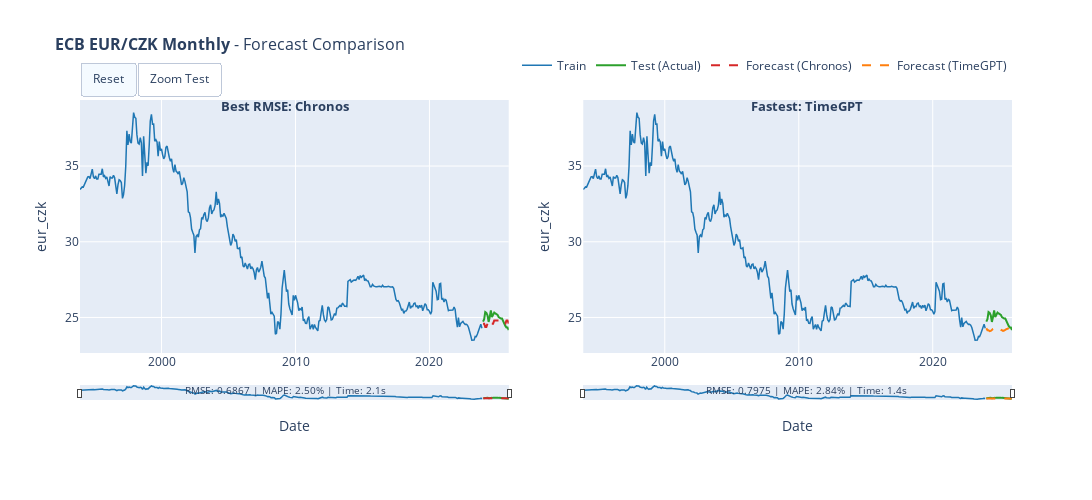

The notebook cell this image was saved under:
### Code cell
# 10. Interactive Visualization (Plotly)

def create_interactive_forecast_plot(train_series, test_series, predictions_dict, dataset_name, target_column=None):
    """Create interactive forecast comparison plot."""
    n_plots = len([k for k in ['best_rmse', 'fastest'] if predictions_dict.get(k)])
    if n_plots == 0:
        print("No predictions to display.")
        return None
    
    same_model = predictions_dict.get('best_rmse', {}).get('model') == predictions_dict.get('fastest', {}).get('model')
    if same_model:
        n_plots = 1
    
    # Create subplot titles with model names
    best_model = predictions_dict.get('best_rmse', {}).get('model', '')
    fast_model = predictions_dict.get('fastest', {}).get('model', '')
    
    subplot_titles = []
    if 'best_rmse' in predictions_dict:
        subplot_titles.append(f"<b>🏆 Best RMSE:</b> {best_model}")
    if not same_model and 'fastest' in predictions_dict:
        subplot_titles.append(f"<b>⚡ Fastest:</b> {fast_model}")
    
    fig = make_subplots(rows=1, cols=n_plots,
        horizontal_spacing=0.08)
    
    colors = {'train': '#1f77b4', 'test': '#2ca02c', 'pred1': '#d62728', 'pred2': '#ff7f0e'}
    
    def add_traces(pred_key, col, show_legend=True, show_forecast_legend_only=False):
        if pred_key not in predictions_dict:
            return
        pred_info = predictions_dict[pred_key]
        pred = pred_info['prediction']
        
        fig.add_trace(go.Scatter(x=train_series.time_index, y=train_series.values().flatten(),
            mode='lines', name='Train', line=dict(color=colors['train'], width=1.5),
            showlegend=show_legend and not show_forecast_legend_only, hovertemplate='<b>Train</b><br>Date: %{x}<br>Value: %{y:.4f}<extra></extra>'), row=1, col=col)
        
        fig.add_trace(go.Scatter(x=test_series.time_index, y=test_series.values().flatten(),
            mode='lines', name='Test (Actual)', line=dict(color=colors['test'], width=2),
            showlegend=show_legend and not show_forecast_legend_only, hovertemplate='<b>Actual</b><br>Date: %{x}<br>Value: %{y:.4f}<extra></extra>'), row=1, col=col)
        
        pred_color = colors['pred1'] if col == 1 else colors['pred2']
        fig.add_trace(go.Scatter(x=pred.time_index, y=pred.values().flatten(),
            mode='lines', name=f'Forecast ({pred_info["model"]})', line=dict(color=pred_color, width=2, dash='dash'),
            showlegend=show_legend, hovertemplate=f'<b>{pred_info["model"]}</b><br>Date: %{{x}}<br>Pred: %{{y:.4f}}<extra></extra>'), row=1, col=col)
    
    if 'best_rmse' in predictions_dict:
        add_traces('best_rmse', 1, show_legend=True)
    if not same_model and 'fastest' in predictions_dict:
        add_traces('fastest', 2, show_legend=True, show_forecast_legend_only=True)  # Only show forecast legend
    
    fig.update_layout(
        title=dict(text=f'<b>{dataset_name}</b> - Forecast Comparison', font=dict(size=16)),
        width=1700, height=500, hovermode='x unified',
        legend=dict(orientation='h', yanchor='bottom', y=1.08, xanchor='right', x=1),
        xaxis=dict(rangeslider=dict(visible=True, thickness=0.05), type='date', title='Date'),
        yaxis=dict(title=target_column if target_column else 'Value'))
    
    if n_plots == 2:
        fig.update_xaxes(rangeslider=dict(visible=True, thickness=0.05), type='date', title='Date', row=1, col=2)
        fig.update_yaxes(title=target_column if target_column else 'Value', row=1, col=2)
    
    annotations = []
    # Add subplot titles as annotations (more visible than subplot_titles)
    if 'best_rmse' in predictions_dict:
        info = predictions_dict['best_rmse']
        # Title above left graph
        annotations.append(dict(x=0.22 if n_plots == 2 else 0.5, y=1.02, xref='paper', yref='paper',
            text=f"<b>Best RMSE: {info['model']}</b>", showarrow=False, font=dict(size=13), xanchor='center'))
        # Metrics below left graph
        annotations.append(dict(x=0.22 if n_plots == 2 else 0.5, y=-0.18, xref='paper', yref='paper',
            text=f"RMSE: {info['rmse']:.4f} | MAPE: {info['mape']:.2f}% | Time: {info['tuning_time']:.1f}s", showarrow=False, font=dict(size=10), xanchor='center'))
    if not same_model and 'fastest' in predictions_dict:
        info = predictions_dict['fastest']
        # Title above right graph
        annotations.append(dict(x=0.78, y=1.02, xref='paper', yref='paper',
            text=f"<b>Fastest: {info['model']}</b>", showarrow=False, font=dict(size=13), xanchor='center'))
        # Metrics below right graph
        annotations.append(dict(x=0.78, y=-0.18, xref='paper', yref='paper',
            text=f"RMSE: {info['rmse']:.4f} | MAPE: {info['mape']:.2f}% | Time: {info['tuning_time']:.1f}s", showarrow=False, font=dict(size=10), xanchor='center'))
    
    fig.update_layout(annotations=annotations, margin=dict(b=100),
        updatemenus=[dict(type="buttons", direction="left", x=0.0, xanchor="left", y=1.15, yanchor="top",
            buttons=[dict(args=[{"xaxis.autorange": True, "xaxis2.autorange": True}], label="Reset", method="relayout"),
                     dict(args=[{"xaxis.range": [test_series.start_time(), test_series.end_time()],
                                "xaxis2.range": [test_series.start_time(), test_series.end_time()]}], 
                          label="Zoom Test", method="relayout")])])
    return fig

if 'final_predictions' in dir() and final_predictions:
    fig = create_interactive_forecast_plot(train, test, final_predictions, DATASET_CONFIG['name'], 
                                           target_column=DATASET_CONFIG['target_column'])
    if fig:
        fig.show()

### Figure 1 — Plotly figure (JSON) as saved in the notebook; plotly's stock layout.template omitted (floating-point values rounded to 4 significant figures; data arrays with more than 128 entries replaced by an {"elided": "..."} marker saying what was removed)
{"data": [{"hovertemplate": "<b>Train</b><br>Date: %{x}<br>Value: %{y:.4f}<extra></extra>", "line": {"color": "#1f77b4", "width": 1.5}, "mode": "lines", "name": "Train", "showlegend": true, "type": "scatter", "x": {"elided": "361 str values"}, "xaxis": "x", "y": {"elided": "361 float values"}, "yaxis": "y"}, {"hovertemplate": "<b>Actual</b><br>Date: %{x}<br>Value: %{y:.4f}<extra></extra>", "line": {"color": "#2ca02c", "width": 2}, "mode": "lines", "name": "Test (Actual)", "showlegend": true, "type": "scatter", "x": ["2024-01-01T00:00:00.000000000", "2024-02-01T00:00:00.000000000", "2024-03-01T00:00:00.000000000", "2024-04-01T00:00:00.000000000", "2024-05-01T00:00:00.000000000", "2024-06-01T00:00:00.000000000", "2024-07-01T00:00:00.000000000", "2024-08-01T00:00:00.000000000", "2024-09-01T00:00:00.000000000", "2024-10-01T00:00:00.000000000", "2024-11-01T00:00:00.000000000", "2024-12-01T00:00:00.000000000", "2025-01-01T00:00:00.000000000", "2025-02-01T00:00:00.000000000", "2025-03-01T00:00:00.000000000", "2025-04-01T00:00:00.000000000", "2025-05-01T00:00:00.000000000", "2025-06-01T00:00:00.000000000", "2025-07-01T00:00:00.000000000", "2025-08-01T00:00:00.000000000", "2025-09-01T00:00:00.000000000", "2025-10-01T00:00:00.000000000", "2025-11-01T00:00:00.000000000", "2025-12-01T00:00:00.000000000"], "xaxis": "x", "y": [24.73, 24.89, 25.36, 25.31, 25.15, 24.7, 25.03, 25.46, 25.03, 25.18, 25.33, 25.26, 25.18, 25.17, 25.02, 24.97, 24.93, 24.93, 24.75, 24.57, 24.44, 24.34, 24.33, 24.17], "yaxis": "y"}, {"hovertemplate": "<b>Chronos</b><br>Date: %{x}<br>Pred: %{y:.4f}<extra></extra>", "line": {"color": "#d62728", "dash": "dash", "width": 2}, "mode": "lines", "name": "Forecast (Chronos)", "showlegend": true, "type": "scatter", "x": ["2024-01-01T00:00:00.000000000", "2024-02-01T00:00:00.000000000", "2024-03-01T00:00:00.000000000", "2024-04-01T00:00:00.000000000", "2024-05-01T00:00:00.000000000", "2024-06-01T00:00:00.000000000", "2024-07-01T00:00:00.000000000", "2024-08-01T00:00:00.000000000", "2024-09-01T00:00:00.000000000", "2024-10-01T00:00:00.000000000", "2024-11-01T00:00:00.000000000", "2024-12-01T00:00:00.000000000", "2025-01-01T00:00:00.000000000", "2025-02-01T00:00:00.000000000", "2025-03-01T00:00:00.000000000", "2025-04-01T00:00:00.000000000", "2025-05-01T00:00:00.000000000", "2025-06-01T00:00:00.000000000", "2025-07-01T00:00:00.000000000", "2025-08-01T00:00:00.000000000", "2025-09-01T00:00:00.000000000", "2025-10-01T00:00:00.000000000", "2025-11-01T00:00:00.000000000", "2025-12-01T00:00:00.000000000"], "xaxis": "x", "y": [24.59, 24.59, 24.38, 24.38, 24.59, 24.38, 24.59, 24.59, 24.59, 24.59, 24.81, 24.81, 24.81, 24.81, 24.81, 24.81, 24.81, 24.81, 24.59, 24.59, 24.59, 24.81, 24.81, 24.59], "yaxis": "y"}, {"hovertemplate": "<b>Train</b><br>Date: %{x}<br>Value: %{y:.4f}<extra></extra>", "line": {"color": "#1f77b4", "width": 1.5}, "mode": "lines", "name": "Train", "showlegend": false, "type": "scatter", "x": {"elided": "361 str values"}, "xaxis": "x2", "y": {"elided": "361 float values"}, "yaxis": "y2"}, {"hovertemplate": "<b>Actual</b><br>Date: %{x}<br>Value: %{y:.4f}<extra></extra>", "line": {"color": "#2ca02c", "width": 2}, "mode": "lines", "name": "Test (Actual)", "showlegend": false, "type": "scatter", "x": ["2024-01-01T00:00:00.000000000", "2024-02-01T00:00:00.000000000", "2024-03-01T00:00:00.000000000", "2024-04-01T00:00:00.000000000", "2024-05-01T00:00:00.000000000", "2024-06-01T00:00:00.000000000", "2024-07-01T00:00:00.000000000", "2024-08-01T00:00:00.000000000", "2024-09-01T00:00:00.000000000", "2024-10-01T00:00:00.000000000", "2024-11-01T00:00:00.000000000", "2024-12-01T00:00:00.000000000", "2025-01-01T00:00:00.000000000", "2025-02-01T00:00:00.000000000", "2025-03-01T00:00:00.000000000", "2025-04-01T00:00:00.000000000", "2025-05-01T00:00:00.000000000", "2025-06-01T00:00:00.000000000", "2025-07-01T00:00:00.000000000", "2025-08-01T00:00:00.000000000", "2025-09-01T00:00:00.000000000", "2025-10-01T00:00:00.000000000", "2025-11-01T00:00:00.000000000", "2025-12-01T00:00:00.000000000"], "xaxis": "x2", "y": [24.73, 24.89, 25.36, 25.31, 25.15, 24.7, 25.03, 25.46, 25.03, 25.18, 25.33, 25.26, 25.18, 25.17, 25.02, 24.97, 24.93, 24.93, 24.75, 24.57, 24.44, 24.34, 24.33, 24.17], "yaxis": "y2"}, {"hovertemplate": "<b>TimeGPT</b><br>Date: %{x}<br>Pred: %{y:.4f}<extra></extra>", "line": {"color": "#ff7f0e", "dash": "dash", "width": 2}, "mode": "lines", "name": "Forecast (TimeGPT)", "showlegend": true, "type": "scatter", "x": ["2024-01-01T00:00:00.000000000", "2024-02-01T00:00:00.000000000", "2024-03-01T00:00:00.000000000", "2024-04-01T00:00:00.000000000", "2024-05-01T00:00:00.000000000", "2024-06-01T00:00:00.000000000", "2024-07-01T00:00:00.000000000", "2024-08-01T00:00:00.000000000", "2024-09-01T00:00:00.000000000", "2024-10-01T00:00:00.000000000", "2024-11-01T00:00:00.000000000", "2024-12-01T00:00:00.000000000", "2025-01-01T00:00:00.000000000", "2025-02-01T00:00:00.000000000", "2025-03-01T00:00:00.000000000", "2025-04-01T00:00:00.000000000", "2025-05-01T00:00:00.000000000", "2025-06-01T00:00:00.000000000", "2025-07-01T00:00:00.000000000", "2025-08-01T00:00:00.000000000", "2025-09-01T00:00:00.000000000", "2025-10-01T00:00:00.000000000", "2025-11-01T00:00:00.000000000", "2025-12-01T00:00:00.000000000"], "xaxis": "x2", "y": [24.28, 24.15, 24.16, 24.09, 24.11, 24.21, 24.24, 24.26, 24.27, 24.3, 24.32, 24.24, 24.28, 24.19, 24.14, 24.12, 24.14, 24.22, 24.23, 24.26, 24.29, 24.32, 24.37, 24.32], "yaxis": "y2"}], "layout": {"annotations": [{"font": {"size": 13}, "showarrow": false, "text": "<b>Best RMSE: Chronos</b>", "x": 0.22, "xanchor": "center", "xref": "paper", "y": 1.02, "yref": "paper"}, {"font": {"size": 10}, "showarrow": false, "text": "RMSE: 0.6867 | MAPE: 2.50% | Time: 2.1s", "x": 0.22, "xanchor": "center", "xref": "paper", "y": -0.18, "yref": "paper"}, {"font": {"size": 13}, "showarrow": false, "text": "<b>Fastest: TimeGPT</b>", "x": 0.78, "xanchor": "center", "xref": "paper", "y": 1.02, "yref": "paper"}, {"font": {"size": 10}, "showarrow": false, "text": "RMSE: 0.7975 | MAPE: 2.84% | Time: 1.4s", "x": 0.78, "xanchor": "center", "xref": "paper", "y": -0.18, "yref": "paper"}], "height": 500, "hovermode": "x unified", "legend": {"orientation": "h", "x": 1, "xanchor": "right", "y": 1.08, "yanchor": "bottom"}, "margin": {"b": 100}, "title": {"font": {"size": 16}, "text": "<b>ECB EUR/CZK Monthly</b> - Forecast Comparison"}, "updatemenus": [{"buttons": [{"args": [{"xaxis.autorange": true, "xaxis2.autorange": true}], "label": "Reset", "method": "relayout"}, {"args": [{"xaxis.range": ["2024-01-01T00:00:00", "2025-12-01T00:00:00"], "xaxis2.range": ["2024-01-01T00:00:00", "2025-12-01T00:00:00"]}], "label": "Zoom Test", "method": "relayout"}], "direction": "left", "type": "buttons", "x": 0, "xanchor": "left", "y": 1.15, "yanchor": "top"}], "width": 1700, "xaxis": {"anchor": "y", "domain": [0, 0.46], "rangeslider": {"thickness": 0.05, "visible": true}, "title": {"text": "Date"}, "type": "date"}, "xaxis2": {"anchor": "y2", "domain": [0.54, 1], "rangeslider": {"thickness": 0.05, "visible": true}, "title": {"text": "Date"}, "type": "date"}, "yaxis": {"anchor": "x", "domain": [0, 1], "title": {"text": "eur_czk"}}, "yaxis2": {"anchor": "x2", "domain": [0, 1], "title": {"text": "eur_czk"}}}}
